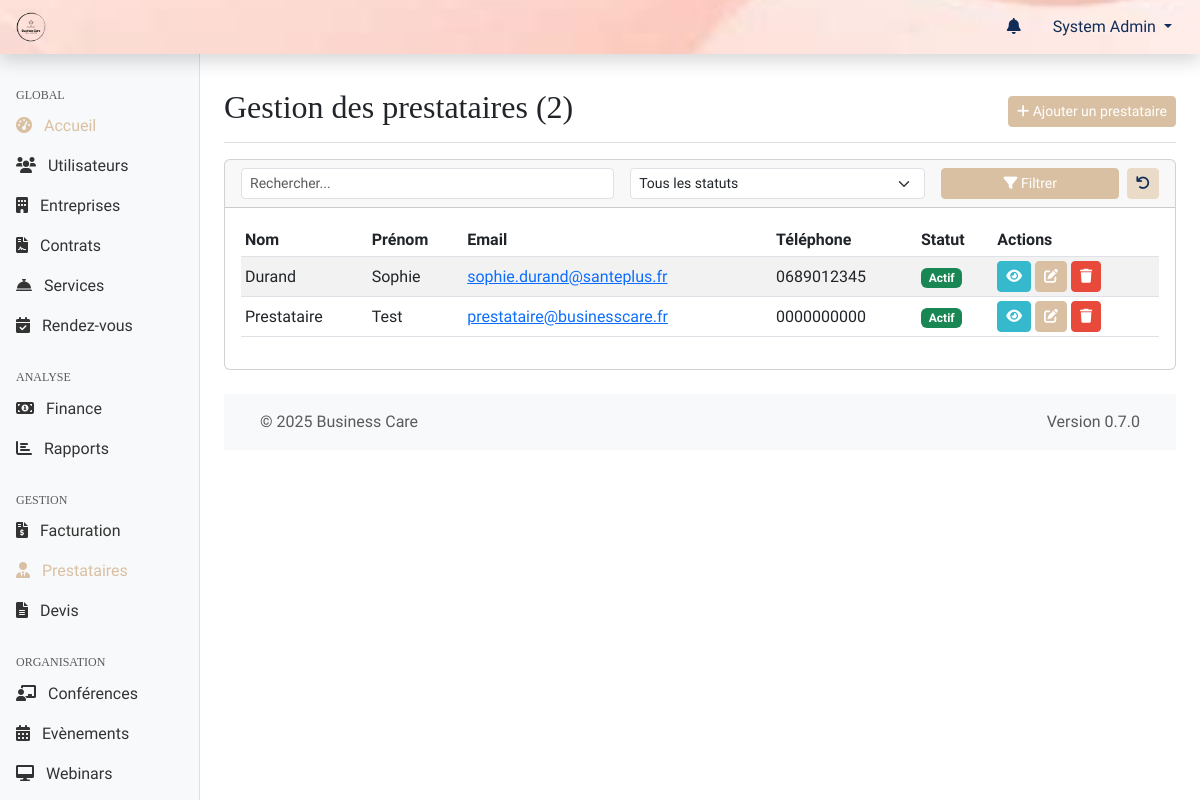
Before: /web-admin/modules/providers/index.php (signed in) with the older database file.
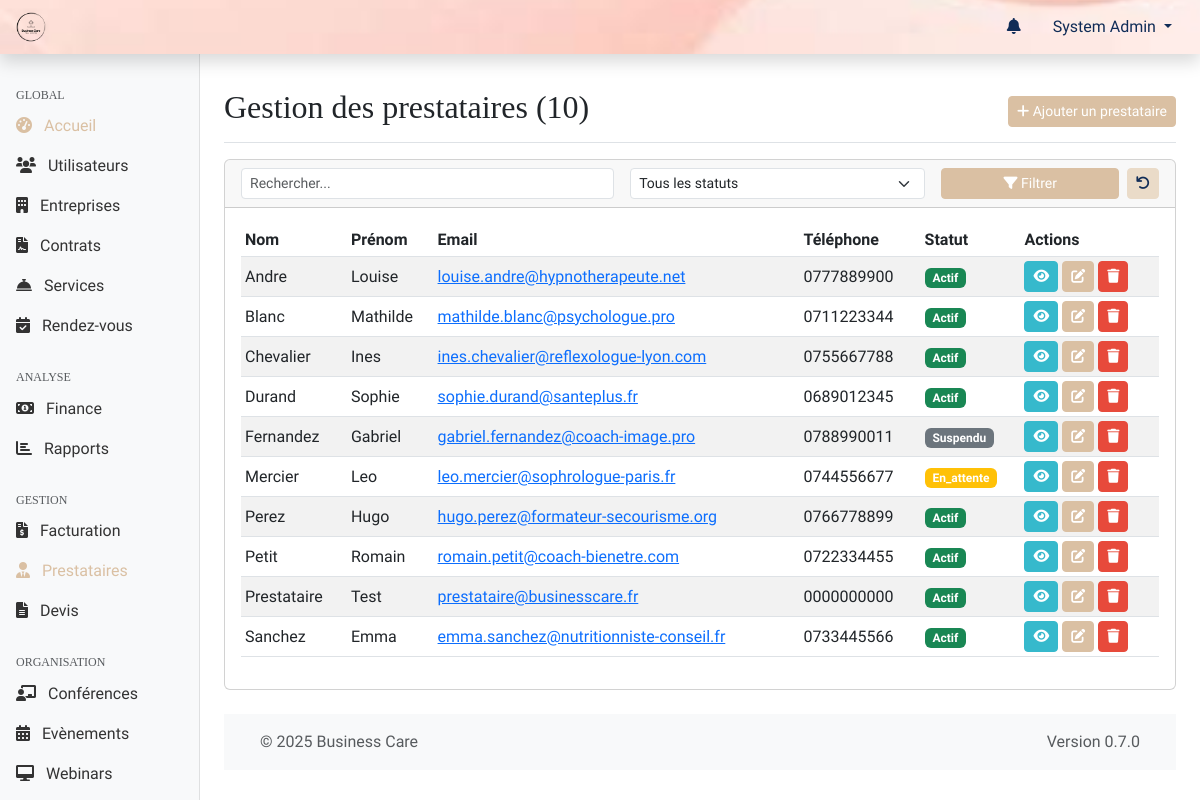
After: the same page with the newer database file.
### tables this page shows
CREATE TABLE personnes (
    id INT PRIMARY KEY AUTO_INCREMENT,
    nom VARCHAR(100) NOT NULL,
    prenom VARCHAR(100) NOT NULL,
    email VARCHAR(255) UNIQUE NOT NULL,
    mot_de_passe VARCHAR(255) NOT NULL,
    telephone VARCHAR(20),
    date_naissance DATE,
    genre ENUM('M', 'F', 'Autre'),
    photo_url VARCHAR(255),
    role_id INT NOT NULL,
    entreprise_id INT,
    site_id INT NULL,
    statut ENUM('actif', 'inactif', 'en_attente', 'suspendu') DEFAULT 'actif',
    derniere_connexion DATETIME,
    created_at TIMESTAMP DEFAULT CURRENT_TIMESTAMP,
    updated_at TIMESTAMP DEFAULT CURRENT_TIMESTAMP ON UPDATE CURRENT_TIMESTAMP,
    FOREIGN KEY (role_id) REFERENCES roles(id),
    FOREIGN KEY (entreprise_id) REFERENCES entreprises(id) ON DELETE SET NULL ON UPDATE CASCADE,
    FOREIGN KEY (site_id) REFERENCES sites(id) ON DELETE SET NULL ON UPDATE CASCADE,
    INDEX idx_email (email),
    INDEX idx_role (role_id),
    INDEX idx_entreprise (entreprise_id)
);

### web-admin/includes/page_functions/modules/users.php (called while the page is built, shortened)
<?php
function usersGetList($page = 1, $perPage = DEFAULT_ITEMS_PER_PAGE, $search = '', $roleId = 0, $entrepriseId = 0, $statut = '') {
        $params = [];
    $conditions = [];
    if ($roleId > 0) {
        $conditions[] = "p.role_id = ?";
        $params[] = (int)$roleId;
    }
    $whereSql = !empty($conditions) ? "WHERE " . implode(' AND ', $conditions) : '';
    $countSql = "SELECT COUNT(p.id) FROM personnes p {$whereSql}";
    $totalUsers = executeQuery($countSql, $params)->fetchColumn();
    $totalPages = ceil($totalUsers / $perPage);
    $page = max(1, min($page, $totalPages));
    $offset = ($page - 1) * $perPage;
    $sql = "SELECT p.*, r.nom as role_name, e.nom as entreprise_nom
            FROM personnes p
            LEFT JOIN roles r ON p.role_id = r.id
            LEFT JOIN entreprises e ON p.entreprise_id = e.id
            {$whereSql}
            ORDER BY p.nom, p.prenom ASC LIMIT ?, ?";
    $paramsWithPagination = array_merge($params, [$offset, $perPage]);
    $users = executeQuery($sql, $paramsWithPagination)->fetchAll();
    return [
        'users' => $users,
        'currentPage' => $page,
        'totalPages' => $totalPages,
        'totalItems' => $totalUsers,
        'perPage' => $perPage
    ];
}

### shared/web-admin/db.php (called while the page is built, shortened)
<?php
function getDbConnection()
{
    static $pdo = null;
    if ($pdo === null) {
        $dsn = "mysql:host=" . DB_HOST . ";dbname=" . DB_NAME . ";charset=" . DB_CHARSET;
        $options = [
            PDO::ATTR_ERRMODE => PDO::ERRMODE_EXCEPTION,
            PDO::ATTR_DEFAULT_FETCH_MODE => PDO::FETCH_ASSOC,
            PDO::ATTR_EMULATE_PREPARES => false,
        ];
        try {
            $pdo = new PDO($dsn, DB_USER, DB_PASS, $options);
        } catch (PDOException $e) {
            die("[FAILURE] Connexion à la base de données impossible. Veuillez réessayer plus tard. ERREUR: " . $e->getMessage());
        }
    }
    return $pdo;
}
function executeQuery($sql, $params = [])
{
    try {
        $pdo = getDbConnection();
        $stmt = $pdo->prepare($sql);
        $stmt->execute($params);
        return $stmt;
    } catch (PDOException $e) {
        die("[FAILURE] Impossible d'exécuter la requête: " . $e->getMessage());
    }
}

### web-admin/modules/providers/index.php (the view, shortened to what the rows shown need)
<?php
require_once '../../includes/page_functions/modules/users.php';
$queryData = getQueryData();
$page = $queryData['page'] ?? 1;
$search = $queryData['search'] ?? '';
$status = $queryData['status'] ?? '';
$listResult = usersGetList(
    $page,
    DEFAULT_ITEMS_PER_PAGE,
    $search,
    ROLE_PRESTATAIRE,
    0,
    $status
);
$providers = $listResult['users'];
$totalItems = $listResult['totalItems'];
$pageTitle = "Gestion des prestataires ({$totalItems})";
include_once '../../templates/header.php';
?>
<div class="container-fluid">
    <div class="row">
        <main class="col-md-9 ms-sm-auto col-lg-10 px-md-4">
            <div class="d-flex justify-content-between flex-wrap flex-md-nowrap align-items-center pt-3 pb-2 mb-3 border-bottom">
                <h1 class="h2"><?php echo $pageTitle; ?></h1>
            </div>
            <div class="card mb-4">
                <div class="card-body">
                    <?php if (count($providers) > 0): ?>
                        <div class="table-responsive">
                            <table class="table table-striped table-hover table-sm align-middle">
                                <thead>
                                    <tr>
                                        <th>Nom</th>
                                        <th>Prénom</th>
                                        <th>Email</th>
                                        <th>Téléphone</th>
                                        <th>Statut</th>
                                        <th>Actions</th>
                                    </tr>
                                </thead>
                                <tbody>
                                    <?php foreach ($providers as $provider): ?>
                                        <tr>
                                            <td><?php echo htmlspecialchars($provider['nom']); ?></td>
                                            <td><?php echo htmlspecialchars($provider['prenom']); ?></td>
                                            <td><a href="mailto:<?php echo htmlspecialchars($provider['email']); ?>"><?php echo htmlspecialchars($provider['email']); ?></a></td>
                                            <td><?php echo htmlspecialchars($provider['telephone'] ?: '-'); ?></td>
                                            <td><?php echo getStatusBadge($provider['statut']); ?></td>
                                            <td class="table-actions">
                                                <a href="<?php echo WEBADMIN_URL; ?>/modules/providers/view.php?id=<?php echo $provider['id']; ?>" class="btn btn-sm btn-info" data-bs-toggle="tooltip" title="Voir">
                                                    <i class="fas fa-eye"></i>
                                                </a>
                                                <a href="<?php echo WEBADMIN_URL; ?>/modules/providers/edit.php?id=<?php echo $provider['id']; ?>" class="btn btn-sm btn-primary" data-bs-toggle="tooltip" title="Modifier">
                                                    <i class="fas fa-edit"></i>
                                                </a>
                                                <a href="<?php echo WEBADMIN_URL; ?>/modules/providers/delete.php?id=<?php echo $provider['id']; ?>&csrf_token=<?php echo generateToken(); ?>" class="btn btn-sm btn-danger btn-delete" data-bs-toggle="tooltip" title="Supprimer" data-provider-name="<?php echo htmlspecialchars($provider['prenom'] . ' ' . $provider['nom']); ?>">
                                                    <i class="fas fa-trash"></i>
                                                </a>
                                            </td>
                                        </tr>
                                    <?php endforeach; ?>
                                </tbody>
                            </table>
                        </div>
                    <?php endif; ?>
                </div>
            </div>
            <?php include_once '../../templates/footer.php'; ?>
        </main>
    </div>
</div>

### shared/web-admin/functions.php (shortened to what the rows shown need)
<?php
require_once 'db.php';
function sanitizeInput($input)
{
    return $input;
}
function getQueryData()
{
    return sanitizeInput($_GET);
}
function generateToken()
{
    return $_SESSION['csrf_token'];
}
function getStatusBadge($status)
{
    $badges = [
        'actif' => 'success',
        'inactif' => 'danger',
        'en_attente' => 'warning',
        'suspendu' => 'secondary',
        'expiré' => 'danger',
        'résilié' => 'danger',
        'accepté' => 'success',
        'refusé' => 'danger',
        'confirmé' => 'success',
        'annulé' => 'danger',
        'terminé' => 'secondary',
        'planifié' => 'primary',
        'no_show' => 'danger',
        'payée' => 'success',
        'impayée' => 'danger',
        'retard' => 'warning'
    ];
    $class = isset($badges[$status]) ? $badges[$status] : 'primary';
    return '<span class="badge bg-' . $class . '">' . ucfirst($status) . '</span>';
}

Changed rows visible on the page:
added personnes: nom "Andre", prenom "Louise", email "louise.andre@hypnotherapeute.net", telephone "0777889900", statut "Actif"
added personnes: nom "Blanc", prenom "Mathilde", email "mathilde.blanc@psychologue.pro", telephone "0711223344", statut "Actif"
added personnes: nom "Chevalier", prenom "Ines", email "ines.chevalier@reflexologue-lyon.com", telephone "0755667788", statut "Actif"
added personnes: nom "Fernandez", prenom "Gabriel", email "gabriel.fernandez@coach-image.pro", telephone "0788990011", statut "Suspendu"
added personnes: nom "Mercier", prenom "Leo", email "leo.mercier@sophrologue-paris.fr", telephone "0744556677", statut "En_attente"
added personnes: nom "Perez", prenom "Hugo", email "hugo.perez@formateur-secourisme.org", telephone "0766778899", statut "Actif"
added personnes: nom "Petit", prenom "Romain", email "romain.petit@coach-bienetre.com", telephone "0722334455", statut "Actif"
added personnes: nom "Sanchez", prenom "Emma", email "emma.sanchez@nutritionniste-conseil.fr", telephone "0733445566", statut "Actif"
Other visible differences:
$pageTitle: "Gestion des prestataires (2)" → "Gestion des prestataires (10)"
